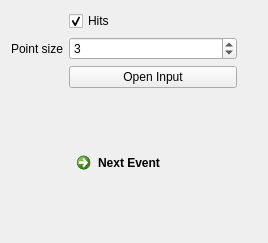
<?xml version="1.0" encoding="UTF-8"?>
<ui version="4.0">
 <class>GXHitDisplayControllerForm</class>
 <widget class="QWidget" name="GXHitDisplayControllerForm">
  <property name="geometry">
   <rect>
    <x>0</x>
    <y>0</y>
    <width>268</width>
    <height>243</height>
   </rect>
  </property>
  <property name="windowTitle">
   <string>Form</string>
  </property>
  <layout class="QGridLayout" name="gridLayout">
   <item row="1" column="1">
    <widget class="QSpinBox" name="pointSizeSpinBox">
     <property name="minimum">
      <number>1</number>
     </property>
     <property name="maximum">
      <number>10</number>
     </property>
     <property name="value">
      <number>3</number>
     </property>
    </widget>
   </item>
   <item row="3" column="1">
    <widget class="QPushButton" name="pushButton_selectInput">
     <property name="text">
      <string>Open Input</string>
     </property>
    </widget>
   </item>
   <item row="0" column="2">
    <spacer>
     <property name="orientation">
      <enum>Qt::Horizontal</enum>
     </property>
     <property name="sizeHint" stdset="0">
      <size>
       <width>1</width>
       <height>20</height>
      </size>
     </property>
    </spacer>
   </item>
   <item row="1" column="0">
    <widget class="QLabel" name="pointSizeLabel">
     <property name="text">
      <string>Point size</string>
     </property>
    </widget>
   </item>
   <item row="0" column="1">
    <layout class="QVBoxLayout" name="verticalLayout">
     <item>
      <widget class="QCheckBox" name="hitDisplayCheckBox">
       <property name="text">
        <string>Hits</string>
       </property>
       <property name="checked">
        <bool>true</bool>
       </property>
      </widget>
     </item>
    </layout>
   </item>
   <item row="5" column="1">
    <widget class="QCommandLinkButton" name="nextEventButton">
     <property name="text">
      <string>Next Event</string>
     </property>
    </widget>
   </item>
   <item row="4" column="1">
    <spacer>
     <property name="orientation">
      <enum>Qt::Vertical</enum>
     </property>
     <property name="sizeHint" stdset="0">
      <size>
       <width>20</width>
       <height>1</height>
      </size>
     </property>
    </spacer>
   </item>
   <item row="6" column="1">
    <spacer name="verticalSpacer">
     <property name="orientation">
      <enum>Qt::Vertical</enum>
     </property>
     <property name="sizeHint" stdset="0">
      <size>
       <width>20</width>
       <height>40</height>
      </size>
     </property>
    </spacer>
   </item>
  </layout>
 </widget>
 <resources/>
 <connections/>
</ui>
